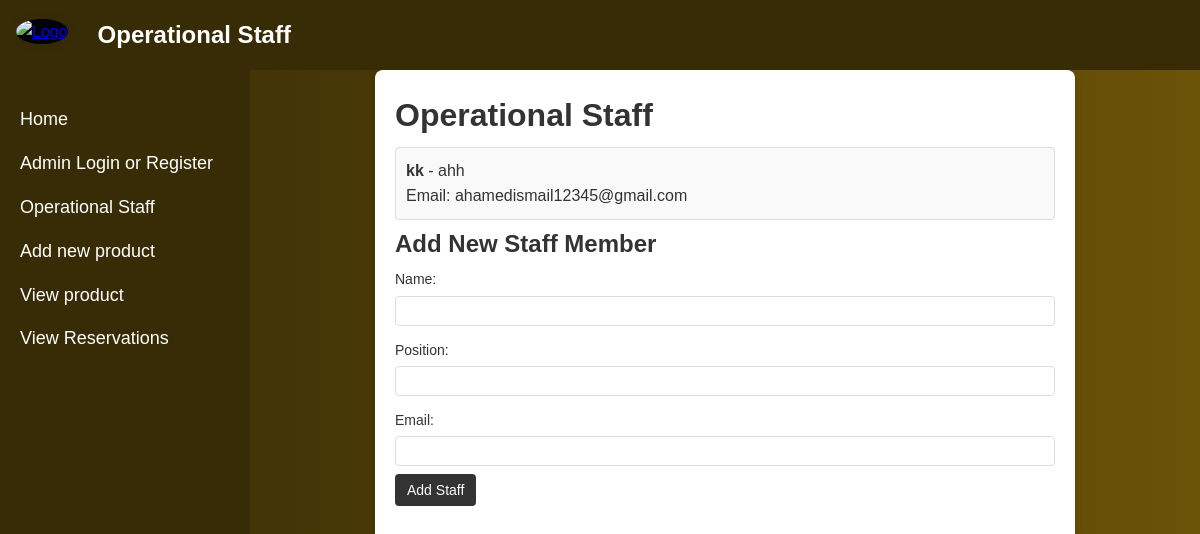
/testadmin2/index_staff.php, run on the app's committed database.
### tables this page shows
CREATE TABLE IF NOT EXISTS `staff` (
  `id` int NOT NULL AUTO_INCREMENT,
  `name` varchar(255) NOT NULL,
  `position` varchar(255) NOT NULL,
  `email` varchar(255) NOT NULL,
  `created_at` timestamp NOT NULL,
  PRIMARY KEY (`id`)
);

### testadmin2/index_staff.php (the view, shortened to what this page needs)
<!DOCTYPE html>
<html lang="en">
<head>
    <link rel="stylesheet" href="./staff.css">
</head>
<body>
<header class="header">
        <div class="lg">
            <a href="index.php"><img src="./Logo/Logo1.png" alt="Logo" class="logo"></a>
            <h1>Operational Staff</h1>
        </div>
    </header>
<div class="container_nev">
    <aside class="sidebar">
        <ul class="nav">
                <li><a href="./index.php">Home</a></li>
                <li><a href="./login.html">Admin Login or Register</a></li>
                <li><a href="./index_staff.php">Operational Staff</a></li>
                <li><a href="./admin_page.php">Add new product</a></li>
                <li><a href="./view_products.php">View product</a></li>
                <li><a href="./table.php">View Reservations</a></li>
            </ul>
    </aside>
    <div class="container">
        <h1>Operational Staff</h1>
        <ul class="staff-list">
            <?php
            $conn = new mysqli("localhost", "root", "", "operational_staff_db");
            $sql = "SELECT name, position, email FROM staff";
            $result = $conn->query($sql);
            if ($result->num_rows > 0) {
                while ($row = $result->fetch_assoc()) {
                    echo "<li><strong>" . $row['name'] . "</strong> - " . $row['position'] . " <br> Email: " . $row['email'] . "</li>";
                }
            } else {
                echo "<li>No staff members found.</li>";
            }
            ?>
        </ul>
        <h2>Add New Staff Member</h2>
        <form action="add_staff.php" method="POST">
            <label for="name">Name:</label>
            <input type="text" id="name" name="name" required>
            <label for="position">Position:</label>
            <input type="text" id="position" name="position" required>
            <label for="email">Email:</label>
            <input type="email" id="email" name="email" required>
            <button type="submit">Add Staff</button>
        </form>
    </div>
</div>
</body>
</html>

### testadmin2/staff.css (style rules this page uses)
* { box-sizing: border-box; margin: 0; padding: 0; }
body { font-family: Arial, sans-serif; line-height: 1.6; color: #333; width: 100%; height: 100%; background: linear-gradient(270deg, #ffc107, #ac9a66, #9d7808, #382c06); background-size: 600% 600%; animation: GradientAnimation 15s ease infinite; position: relative; overflow-x: hidden; }
.header { background-color: #382c07; padding: 1em; display: flex; align-items: center; justify-content: space-between; position: relative; z-index: 1; }
.logo { width: 50px; height: 50px; margin-right: 20px; border-radius: 50%; overflow: hidden; background-color: #000000; box-shadow: 0 0 10px rgba(28, 28, 28, 0.2); }
.lg { display: flex; align-items: center; }
.lg h1 { color: #fff; margin-left: 10px; font-size: 24px; }
.container_nev { display: flex; height: calc(100vh - 80px); }
.sidebar { width: 250px; background-color: #382c06; color: #fff; padding: 20px; height: 100%; }
.sidebar .nav { list-style: none; padding: 0; }
.sidebar .nav li { margin: 15px 0; }
.sidebar .nav li a { color: #fff; text-decoration: none; font-size: 18px; }
.container { flex: 1; max-width: 700px; margin: 0 auto; background: #fff; padding: 20px; border-radius: 8px; box-shadow: 0 0 10px rgba(0, 0, 0, 0.1); }
h1, h2 { color: #333; }
.staff-list { list-style-type: none; padding: 0; }
.staff-list li { background: #f9f9f9; margin: 5px 0; padding: 10px; border: 1px solid #ddd; border-radius: 4px; }
label { display: block; margin: 5px 0; font-size: 14px; }
input[type="text"], input[type="email"] { width: 100%; padding: 6px; margin-bottom: 8px; border-radius: 4px; border: 1px solid #ddd; font-size: 14px; }
button { background-color: #333; color: #fff; padding: 8px 12px; border: none; border-radius: 4px; cursor: pointer; font-size: 14px; }

### testadmin2/index_staff.php (style rules this page uses)
* { box-sizing: border-box; margin: 0; padding: 0; }
body { font-family: Arial, sans-serif; line-height: 1.6; color: #333; width: 100%; height: 100%; background: linear-gradient(270deg, #ffc107, #ac9a66, #9d7808, #382c06); background-size: 600% 600%; animation: GradientAnimation 15s ease infinite; position: relative; overflow-x: hidden; }
.header { background-color: #382c07; padding: 1em; display: flex; align-items: center; justify-content: space-between; position: relative; z-index: 1; }
.logo { width: 50px; height: 50px; margin-right: 20px; border-radius: 50%; overflow: hidden; background-color: #000000; box-shadow: 0 0 10px rgba(28, 28, 28, 0.2); }
.lg { display: flex; align-items: center; }
.lg h1 { color: #fff; margin-left: 10px; font-size: 24px; }
.container_nev { display: flex; height: calc(100vh - 80px); }
.sidebar { width: 250px; background-color: #382c06; color: #fff; padding: 20px; height: 100%; }
.sidebar .nav { list-style: none; padding: 0; }
.sidebar .nav li { margin: 15px 0; }
.sidebar .nav li a { color: #fff; text-decoration: none; font-size: 18px; }
.container { flex: 1; max-width: 700px; margin: 0 auto; background: #fff; padding: 20px; border-radius: 8px; box-shadow: 0 0 10px rgba(0, 0, 0, 0.1); }
h1, h2 { color: #333; }
.staff-list { list-style-type: none; padding: 0; }
.staff-list li { background: #f9f9f9; margin: 5px 0; padding: 10px; border: 1px solid #ddd; border-radius: 4px; }
label { display: block; margin: 5px 0; font-size: 14px; }
input[type="text"], input[type="email"] { width: 100%; padding: 6px; margin-bottom: 8px; border-radius: 4px; border: 1px solid #ddd; font-size: 14px; }
button { background-color: #333; color: #fff; padding: 8px 12px; border: none; border-radius: 4px; cursor: pointer; font-size: 14px; }

### data on the page
staff: name "kk", position "ahh", email "ahamedismail12345@gmail.com"
